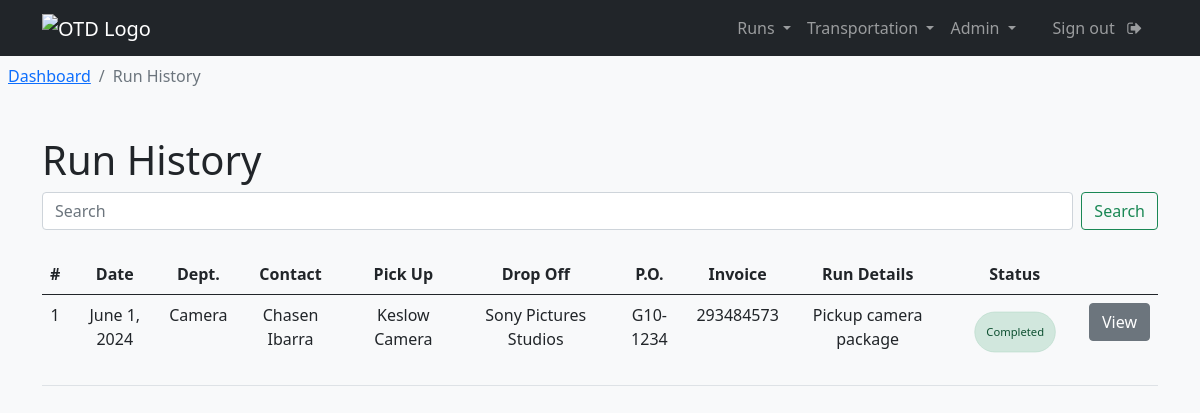
The page /run_history (signed in) on the database as committed earlier.
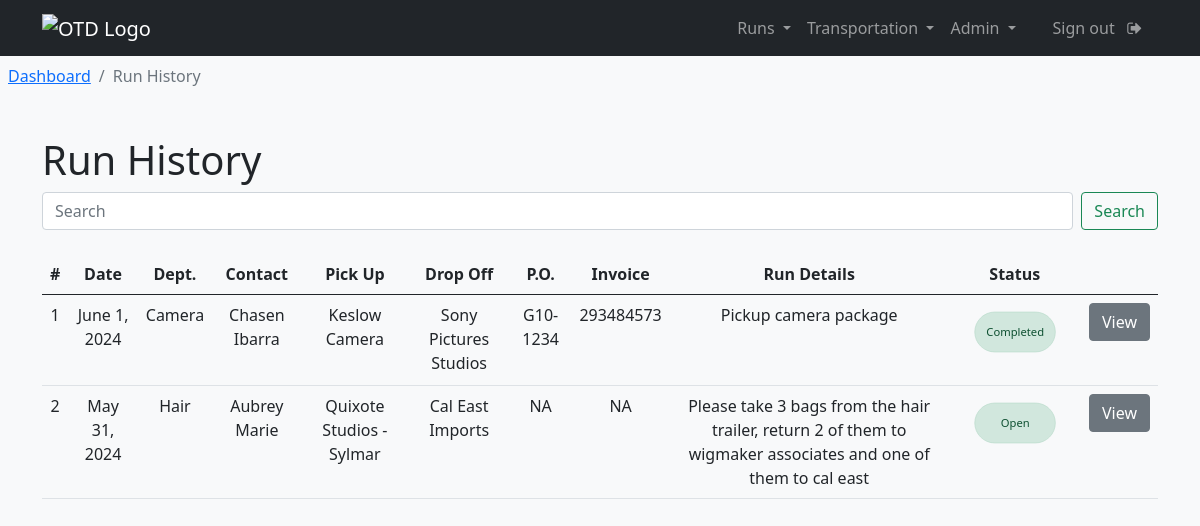
The same page on the database as committed later.
### transportation/models.py (models this page shows, shortened)
class RunRequest(models.Model):
    production_title = models.CharField(max_length=150, null=True)
    create_date = models.DateField(auto_now_add=True)
    requester_name = models.CharField(max_length=100)
    requester_phone = models.CharField(max_length=15)
    requester_email = models.CharField(max_length=255)
    requester_department = models.CharField(max_length=100)
    run_date = models.DateField()
    ready_time = models.TimeField(null=True, blank=True)
    need_by_this_time = models.TimeField(null=True, blank=True)
    pickup_name = models.CharField(max_length=100)
    pickup_phone = models.CharField(max_length=15, null=True, blank=True)
    pickup_address_1 = models.CharField(max_length=100)
    pickup_address_2 = models.CharField(max_length=100, null=True, blank=True)
    pickup_city = models.CharField(max_length=100)
    pickup_state = models.CharField(max_length=2)
    pickup_zip = models.CharField(max_length=10)
    dropoff_name = models.CharField(max_length=100)
    dropoff_phone = models.CharField(max_length=15, blank=True)
    dropoff_address_1 = models.CharField(max_length=100)
    dropoff_address_2 = models.CharField(max_length=100, null=True, blank=True)
    dropoff_city = models.CharField(max_length=100)
    dropoff_state = models.CharField(max_length=2)
    dropoff_zip = models.CharField(max_length=10)
    purchase_order = models.CharField(max_length=20, null=True, blank=True)
    vendor_invoice  = models.CharField(max_length=20, null=True, blank=True)
    run_status = models.CharField(max_length=20, null=True, blank=True)
    truck_size = models.CharField(max_length=50, null=True, blank=True)
    run_details = models.TextField(max_length=500)
    assigned_driver = models.CharField(max_length=100, null=True, blank=True)

### interface/views.py (the view)
# urls.py: path('run_history', views.run_history, name="run_history"),
@login_required(login_url='login')
def run_history(request):
    runs = RunRequest.objects.all()
    context = {
        'runs': runs
    }
    return render(request, 'interface/run_history.html', context=context)

### interface/templates/interface/run_history.html (shortened to what this page needs)
{% extends 'interface/layout.html' %}
{% load crispy_forms_tags %}
{% block content %}
    <nav class="p-2" aria-label="breadcrumb">
        <ol class="breadcrumb">
            <li class="breadcrumb-item"><a href="{% url 'dashboard' %}">Dashboard</a></li>
            <li class="breadcrumb-item active" aria-current="page">Run History</li>
        </ol>
    </nav>
    <main>
        <br>
        <div class="container">
            <h1>Run History</h1>
        </div>
        <div class="container" style="overflow-x:auto">
            <form id="runSearch" class="d-flex" role="search">
                <input id="searchInput" class="form-control me-2" type="search" placeholder="Search" aria-label="Search">
                <button class="btn btn-outline-success" type="submit">Search</button>
            </form>
            <br>
            <table class="table run-history" id="runHistory">
                <thead>
                    <tr>
                        <th scope="col">#</th>
                        <th scope="col" class="hidden-column">Date</th>
                        <th scope="col">Dept.</th>
                        <th scope="col" class="hidden-column">Contact</th>
                        <th scope="col">Pick Up</th>
                        <th scope="col" class="hidden-column">Drop Off</th>
                        <th scope="col" class="hidden-column">P.O.</th>
                        <th scope="col" class="hidden-column medium-hidden-column">Invoice</th>
                        <th scope="col" class="hidden-column medium-hidden-column">Run Details</th>
                        <th scope="col">Status</th>
                        <th scope="col"></th>
                    </tr>
                </thead>
                <tbody>
                    {% for run in runs %}
                        <tr>
                            <td scope="row">{{ run.id }}</td>
                            <td scope="row" class="hidden-column">{{ run.run_date }}</td>
                            <td scope="row">{{ run.requester_department }}</td>
                            <td scope="row" class="hidden-column">{{ run.requester_name }}</td>
                            <td scope="row">{{ run.pickup_name }}</td>
                            <td scope="row" class="hidden-column">{{ run.dropoff_name }}</td>
                            <td scope="row" class="hidden-column">{{ run.purchase_order }}</td>
                            <td scope="row" class="hidden-column medium-hidden-column">{{ run.vendor_invoice }}</td>
                            <td scope="row" class="hidden-column medium-hidden-column">{{ run.run_details }}</td>
                            <td scope="row">
                                <div class="alert alert-success run-status" role="alert">
                                    {{ run.run_status }}
                                </div>
                            </td>
                            <td>
                                <a class="btn btn-secondary" href="{% url 'view_run' run.id %}">View</a>
                            </td>
                        </tr>
                    {% endfor %}
                </tbody>
            </table>
        </div>
    </main>
{% endblock %}

### interface/templates/interface/layout.html (shortened to what this page needs)
{% load static %}
<!DOCTYPE html>
<html lang="en">
<head>
    <link rel="stylesheet" href="https://cdnjs.cloudflare.com/ajax/libs/font-awesome/4.7.0/css/font-awesome.min.css">
    <link href="https://cdn.jsdelivr.net/npm/bootstrap@5.0.2/dist/css/bootstrap.min.css" rel="stylesheet">
    <link rel="stylesheet" type="text/css" href="{% static 'css/style.css' %}">
</head>
<body class="bg-light">
    {% include 'interface/navbar.html' %}
    {% block content %}
    {% endblock %}
</body>
</html>

### interface/templates/interface/navbar.html (shortened to what this page needs)
{% load static %}
<nav class="navbar navbar-expand-lg navbar-dark bg-dark">
    <div class="container">
        <div class="row">
            <div>
                <a class="navbar-brand" href="#!"><img src="{% static 'img/logo_white.PNG ' %}" alt="OTD Logo" style="width: 50px; height: auto;"></a>
            </div>
        </div>
        <div class="px-2">
            <div class="collapse navbar-collapse" id="navbarSupportedContent">
                <ul class="navbar-nav ms-auto mb-2 mb-lg-0">
                    {% if user.is_authenticated %}
                        <li class="nav-item dropdown">
                            <a class="nav-link dropdown-toggle" href="#" role="button" data-bs-toggle="dropdown" aria-expanded="false">
                                Runs
                            </a>
                        </li>
                        <li class="nav-item dropdown">
                            <a class="nav-link dropdown-toggle" href="#" role="button" data-bs-toggle="dropdown" aria-expanded="false">
                              Transportation
                            </a>
                          </li>
                          <li class="nav-item dropdown">
                            <a class="nav-link dropdown-toggle" href="#" role="button" data-bs-toggle="dropdown" aria-expanded="false">
                                Admin
                            </a>
                        </li>
                        <li class="nav-item">
                        <a class="nav-link" href="{% url 'logout' %}">Sign out &nbsp; <i class="fa fa-sign-out" aria-hidden="true"></i> </a>
                        </li>
                    {% endif %}
                </ul>
            </div>
        </div>
    </div>
</nav>

### static/css/style.css (style rules this page uses)
td, th { text-align: center; }
.run-status { border-radius: 50px; font-size: medium; scale: 70%; }

Rows that differ between the two databases and show on the page:
added RunRequest: id "2", run_date "May 31, 2024", requester_department "Hair", requester_name "Aubrey Marie", pickup_name "Quixote Studios - Sylmar", dropoff_name "Cal East Imports", purchase_order "NA", vendor_invoice "NA", run_details "Please take 3 bags from the hair trailer, return 2 of them to wigmaker associates and one of them to cal east", run_status "Open"
